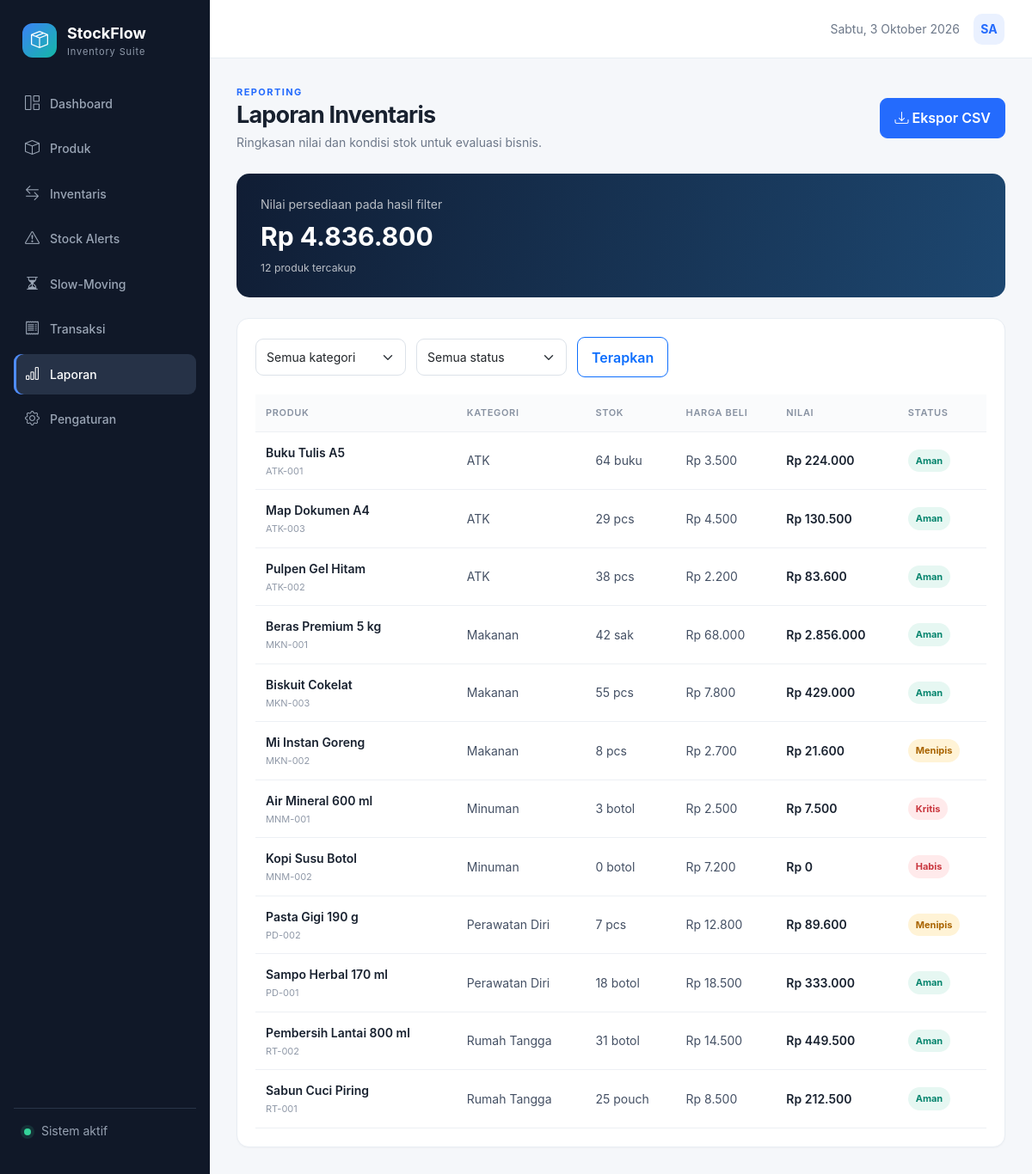
Page /reports on the committed database.
### tables this page shows
CREATE TABLE products (
    id INTEGER PRIMARY KEY AUTOINCREMENT,
    sku TEXT NOT NULL UNIQUE,
    name TEXT NOT NULL,
    category_id INTEGER NOT NULL,
    purchase_price REAL NOT NULL DEFAULT 0 CHECK (purchase_price >= 0),
    selling_price REAL NOT NULL DEFAULT 0 CHECK (selling_price >= 0),
    stock INTEGER NOT NULL DEFAULT 0 CHECK (stock >= 0),
    min_stock INTEGER NOT NULL DEFAULT 0 CHECK (min_stock >= 0),
    target_stock INTEGER NOT NULL DEFAULT 0 CHECK (target_stock >= 0),
    unit TEXT NOT NULL DEFAULT 'pcs',
    active INTEGER NOT NULL DEFAULT 1,
    created_at TEXT NOT NULL DEFAULT CURRENT_TIMESTAMP,
    updated_at TEXT NOT NULL DEFAULT CURRENT_TIMESTAMP,
    FOREIGN KEY (category_id) REFERENCES categories(id) ON DELETE RESTRICT
);

CREATE TABLE categories (
    id INTEGER PRIMARY KEY AUTOINCREMENT,
    name TEXT NOT NULL UNIQUE,
    description TEXT DEFAULT ''
);

### inventory/routes.py (the view)
@bp.route("/reports")
def reports():
    database = get_db()
    rows = _report_rows()
    categories = database.execute("SELECT * FROM categories ORDER BY name").fetchall()
    total_value = sum(row["inventory_value"] for row in rows)
    return render_template("reports.html", products=rows, categories=categories, total_value=total_value)

### inventory/db.py (called while the page is built)
def get_db():
    if "db" not in g:
        g.db = sqlite3.connect(current_app.config["DATABASE"])
        g.db.row_factory = sqlite3.Row
        g.db.execute("PRAGMA foreign_keys = ON")
    return g.db

### inventory/routes.py (called while the page is built)
@bp.app_template_filter("currency")
def currency(value):
    return "Rp {:,.0f}".format(value or 0).replace(",", ".")

@bp.app_context_processor
def template_helpers():
    return {"stock_status": stock_status}

def _report_rows():
    category = request.args.get("category", type=int)
    status = request.args.get("status", "")
    conditions, params = ["p.active = 1"], []
    if category:
        conditions.append("p.category_id = ?")
        params.append(category)
    if status == "low":
        conditions.append("p.stock <= p.min_stock")
    elif status == "safe":
        conditions.append("p.stock > p.min_stock")
    return get_db().execute(
        f"""
        SELECT p.*, c.name AS category_name, p.stock * p.purchase_price AS inventory_value
        FROM products p JOIN categories c ON c.id = p.category_id
        WHERE {' AND '.join(conditions)} ORDER BY c.name, p.name
        """,
        params,
    ).fetchall()

### inventory/services.py (called while the page is built)
def stock_status(stock, minimum):
    if stock <= 0:
        return "critical", "Habis"
    if stock <= max(1, minimum // 2):
        return "critical", "Kritis"
    if stock <= minimum:
        return "warning", "Menipis"
    return "safe", "Aman"

### inventory/templates/reports.html (shortened to what this page needs)
{% extends 'base.html' %}{% block title %}Laporan{% endblock %}
{% block content %}<div class="page-heading"><div><p class="eyebrow">REPORTING</p><h1>Laporan Inventaris</h1><p>Ringkasan nilai dan kondisi stok untuk evaluasi bisnis.</p></div><a href="{{ url_for('main.export_report',category=request.args.get('category',''),status=request.args.get('status','')) }}" class="btn btn-primary"><i class="bi bi-download"></i> Ekspor CSV</a></div>
<div class="report-hero mb-4"><span>Nilai persediaan pada hasil filter</span><strong>{{ total_value|currency }}</strong><small>{{ products|length }} produk tercakup</small></div>
<section class="panel"><form class="filter-bar"><select class="form-select" name="category"><option value="">Semua kategori</option></select><select class="form-select" name="status"><option value="">Semua status</option></select><button class="btn btn-outline-primary">Terapkan</button></form>
<div class="table-responsive"><table class="table align-middle"><thead><tr><th>Produk</th><th>Kategori</th><th>Stok</th><th>Harga Beli</th><th>Nilai</th><th>Status</th></tr></thead><tbody>{% for p in products %}{% set tone,label=stock_status(p.stock,p.min_stock) %}<tr><td><strong>{{ p.name }}</strong><small>{{ p.sku }}</small></td><td>{{ p.category_name }}</td><td>{{ p.stock }} {{ p.unit }}</td><td>{{ p.purchase_price|currency }}</td><td><strong>{{ p.inventory_value|currency }}</strong></td><td><span class="stock-badge {{ tone }}">{{ label }}</span></td></tr>{% endfor %}</tbody></table></div></section>{% endblock %}

### inventory/static/css/app.css (style rules this page uses)
:root { --ink:#18212f;--muted:#6d7889;--line:#e8edf3;--bg:#f5f7fa;--primary:#246bfd;--nav:#101828;--teal:#12a594;--warning:#f59e0b;--danger:#e5484d }
* { box-sizing:border-box }
body { margin:0;background:var(--bg);color:var(--ink);font-family:Inter,"Segoe UI",Roboto,Helvetica,Arial,sans-serif;font-size:14px }
.page-heading { display:flex;justify-content:space-between;align-items:center;gap:20px;margin-bottom:26px }
.page-heading h1 { font-size:27px;letter-spacing:-.03em;margin:2px 0 5px;font-weight:700 }
.page-heading p { margin:0;color:var(--muted) }
.eyebrow { font-size:11px!important;color:var(--primary)!important;font-weight:700;letter-spacing:.13em }
.btn { border-radius:9px;font-weight:600;padding:.65rem 1rem }
.btn-primary { background:var(--primary);border-color:var(--primary) }
.metric-card,.panel,.mini-stat { background:#fff;border:1px solid var(--line);border-radius:14px;box-shadow:0 1px 2px #18212f08 }
.panel { padding:21px }
.table { margin:0 }
.table>:not(caption)>*>* { padding:13px 12px;border-color:#edf0f4 }
.table thead th { font-size:11px;text-transform:uppercase;letter-spacing:.06em;color:#8791a1;font-weight:600;background:#fafbfc;white-space:nowrap }
.table td { color:#445064 }
.table td strong,.table td small { display:block }
.table td strong { color:var(--ink);font-weight:600 }
.table td small { color:#9099a8;font-size:11px;margin-top:3px }
.stock-badge,.movement-badge { display:inline-block;border-radius:20px;padding:5px 9px;font-size:11px;font-weight:700 }
.stock-badge.safe { color:#07856e;background:#e6f7f2 }
.stock-badge.warning { color:#a96400;background:#fff3d6 }
.stock-badge.critical { color:#c9363e;background:#ffeaeb }
.filter-bar { display:flex;gap:12px;align-items:center;margin-bottom:20px;flex-wrap:wrap }
.filter-bar .form-select,.filter-bar .form-control { width:auto;min-width:175px }
.form-control,.form-select { border-radius:9px;border-color:#dce2e9;padding:.62rem .75rem;font-size:14px }
.report-hero { padding:25px 28px;border-radius:15px;background:linear-gradient(105deg,#101d34,#1d4770);color:#fff }
.report-hero span,.report-hero strong,.report-hero small { display:block }
.report-hero span { opacity:.7 }
.report-hero strong { font-size:30px;margin:5px 0 }
.report-hero small { opacity:.7 }

### rows in the picture
products: name "Buku Tulis A5", sku "ATK-001", category_name "ATK", stock "64", unit "buku", purchase_price "Rp 3.500", inventory_value "Rp 224.000", label "Aman"
products: name "Map Dokumen A4", sku "ATK-003", category_name "ATK", stock "29", unit "pcs", purchase_price "Rp 4.500", inventory_value "Rp 130.500", label "Aman"
products: name "Pulpen Gel Hitam", sku "ATK-002", category_name "ATK", stock "38", unit "pcs", purchase_price "Rp 2.200", inventory_value "Rp 83.600", label "Aman"
products: name "Beras Premium 5 kg", sku "MKN-001", category_name "Makanan", stock "42", unit "sak", purchase_price "Rp 68.000", inventory_value "Rp 2.856.000", label "Aman"
products: name "Biskuit Cokelat", sku "MKN-003", category_name "Makanan", stock "55", unit "pcs", purchase_price "Rp 7.800", inventory_value "Rp 429.000", label "Aman"
products: name "Mi Instan Goreng", sku "MKN-002", category_name "Makanan", stock "8", unit "pcs", purchase_price "Rp 2.700", inventory_value "Rp 21.600", label "Menipis"
products: name "Air Mineral 600 ml", sku "MNM-001", category_name "Minuman", stock "3", unit "botol", purchase_price "Rp 2.500", inventory_value "Rp 7.500", label "Kritis"
products: name "Kopi Susu Botol", sku "MNM-002", category_name "Minuman", stock "0", unit "botol", purchase_price "Rp 7.200", inventory_value "Rp 0", label "Habis"
products: name "Pasta Gigi 190 g", sku "PD-002", category_name "Perawatan Diri", stock "7", unit "pcs", purchase_price "Rp 12.800", inventory_value "Rp 89.600", label "Menipis"
products: name "Sampo Herbal 170 ml", sku "PD-001", category_name "Perawatan Diri", stock "18", unit "botol", purchase_price "Rp 18.500", inventory_value "Rp 333.000", label "Aman"
products: name "Pembersih Lantai 800 ml", sku "RT-002", category_name "Rumah Tangga", stock "31", unit "botol", purchase_price "Rp 14.500", inventory_value "Rp 449.500", label "Aman"
products: name "Sabun Cuci Piring", sku "RT-001", category_name "Rumah Tangga", stock "25", unit "pouch", purchase_price "Rp 8.500", inventory_value "Rp 212.500", label "Aman"

### other values in the picture
{{ total_value|currency }} "Rp 4.836.800"
{{ products|length }} "12"
